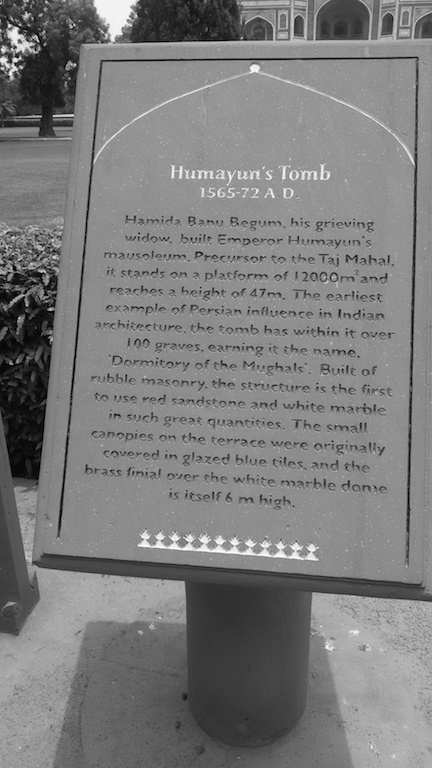
#> input picture 02Noising_filtering/gray_image.jpg, 432 x 768 px; the run also reads 1 picture not shown here
$ python compare.py
#> lines starting #> are read from the running program, lines starting #| are printed output that depends on the picture
import cv2
import math as ma
import numpy as np

def mse(imageA, imageB):
	# the 'Mean Squared Error' between the two images is the
	# sum of the squared difference between the two images;
	# NOTE: the two images must have the same dimension
	err = np.sum((imageA.astype("float") - imageB.astype("float")) ** 2)
	err /= float(imageA.shape[0] * imageA.shape[1])

	# return the MSE, the lower the error, the more "similar"
	# the two images are
	return err


img1 = cv2.imread('gray_image.jpg', 0)
#> img1 is the input picture: shape (768, 432); min 0, max 255, mean 124.4
img2 = cv2.imread('g_filter.jpg', 0)
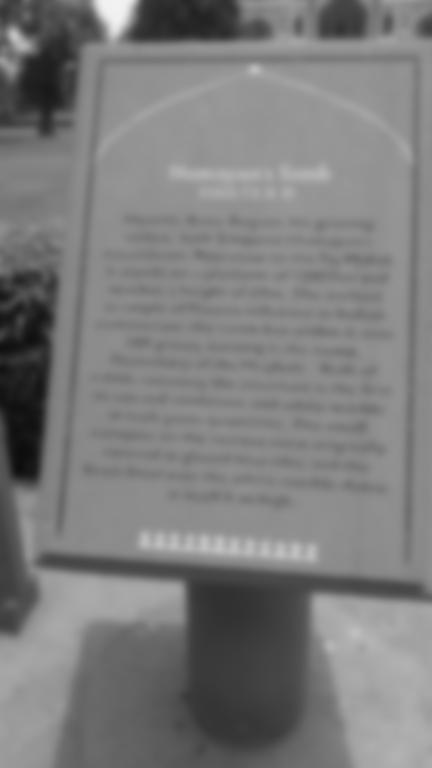
#> input picture 02Noising_filtering/g_filter.jpg, 432 x 768 px
#> img2 is the input picture: shape (768, 432); min 12, max 242, mean 124.4
img3 = cv2.imread('m_filter.jpg', 0)
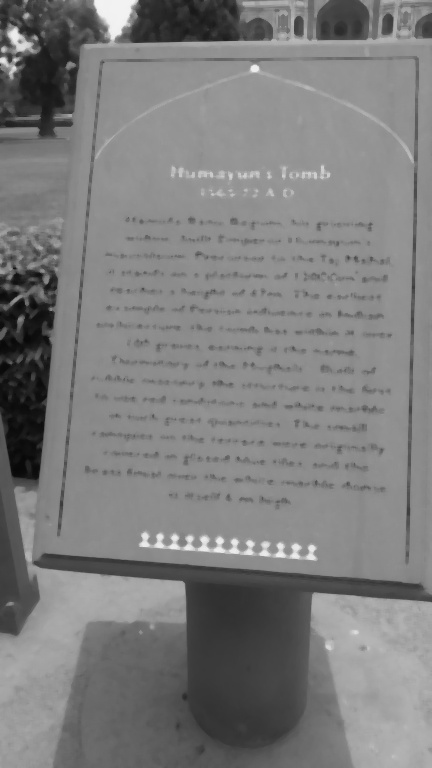
#> input picture 02Noising_filtering/m_filter.jpg, 432 x 768 px
#> img3 is the input picture: shape (768, 432); min 7, max 246, mean 125.5
img4 = cv2.imread('noisy_image.jpg', 0)
#> img4: shape (768, 432); min 0, max 255, mean 124.4
psnr_g = (10 * ma.log10((255**2)/mse(img1, img2)))
#> in mse, `err = np.sum((imageA.astype("float") - imageB.astype("float")) ** 2)`: err = 98764126
#> in mse, `err /= float(imageA.shape[0] * imageA.shape[1])`: err = 297.7
#> psnr_g = 23.39

psnr_m = (10 * ma.log10((255**2)/mse(img1, img3)))
#> psnr_m = 25.79
psnr_n = (10 * ma.log10((255**2)/mse(img1, img4)))
#> psnr_n = 36.88
print("psnr with noise = " + str(psnr_n)[:6], "\npsnr with median = " + str(psnr_m)[:6], "\npsnr with gauss = " + str(psnr_g)[:6])
#| psnr with noise = 36.879
#| psnr with median = 25.785
#| psnr with gauss = 23.393
